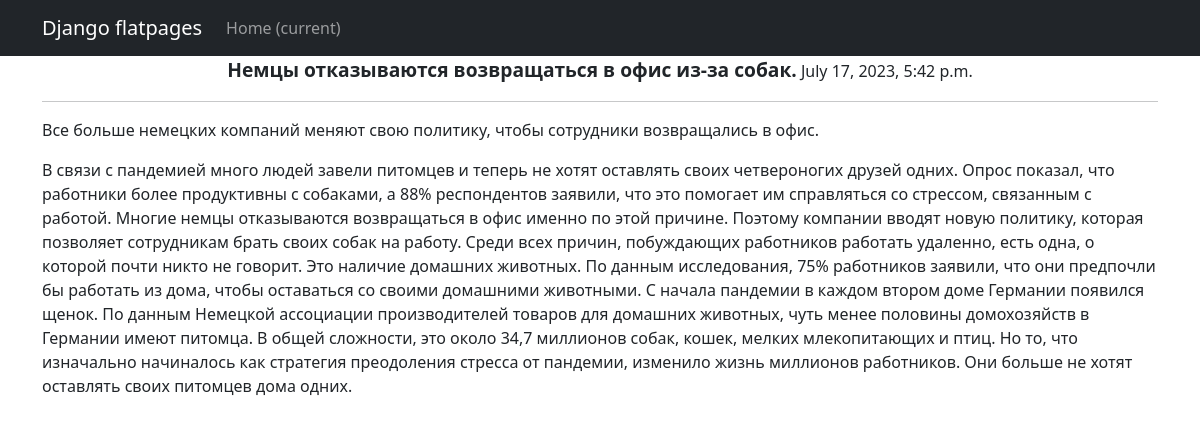
The page /news/2 on the database its author committed.
### news/models.py (models this page shows, shortened)
class Post(models.Model):
    name = models.CharField(
        max_length=100,
        unique=True,
    )
    description = models.TextField()
    creation_time = models.DateTimeField(auto_now_add=True)
    text = models.TextField()
    category = models.ForeignKey(
        to='Category',
        on_delete=models.CASCADE,
        related_name='products',
    )

### news/views.py (the view)
# urls.py: path('<int:pk>', PostDetail.as_view()),
class PostDetail(DetailView):
    model = Post
    template_name = 'new.html'
    context_object_name = 'new'

### news/templatetags/custom_filters.py (called while the page is built)
@register.filter()
def censor(text):
    l_word = text.split()
    for i, word in enumerate(l_word):
        if word in obscene:
            l_word[i] = word[0] + '***'
    return ' '.join(l_word)

### templates/new.html (shortened to what this page needs)
{% extends 'flatpages/default.html' %}
{% load custom_filters %}
{% block content %}
    <p align="center"><b><big>{{ new.name|censor }}</big></b>
    {{ new.creation_time }}</p>
    <hr>
<p align="left">{{ new.description|censor }}</p>
<p align="left">{{ new.text|censor }}</p>
{% endblock content %}

### rows shown on the page
Post: name|censor "Немцы отказываются возвращаться в офис из-за собак.", creation_time "July 17, 2023, 5:42 p.m.", description|censor "Все больше немецких компаний меняют свою политику, чтобы сотрудники возвращались в офис.", text|censor "В связи с пандемией много людей завели питомцев и теперь не хотят оставлять своих четвероногих друзей одних. Опрос показал, что работники более продуктивны с собаками, а 88% респондентов заявили, что это помогает им справляться со стрессом, связанным с работой. Многие немцы отказываются возвращаться в офис именно по этой причине. Поэтому компании вводят новую политику, которая позволяет сотрудникам брать своих собак на работу. Среди всех причин, побуждающих работников работать удаленно, есть одна, о которой почти никто не говорит. Это наличие домашних животных. По данным исследования, 75% работников заявили, что они предпочли бы работать из дома, чтобы оставаться со своими домашними…"
